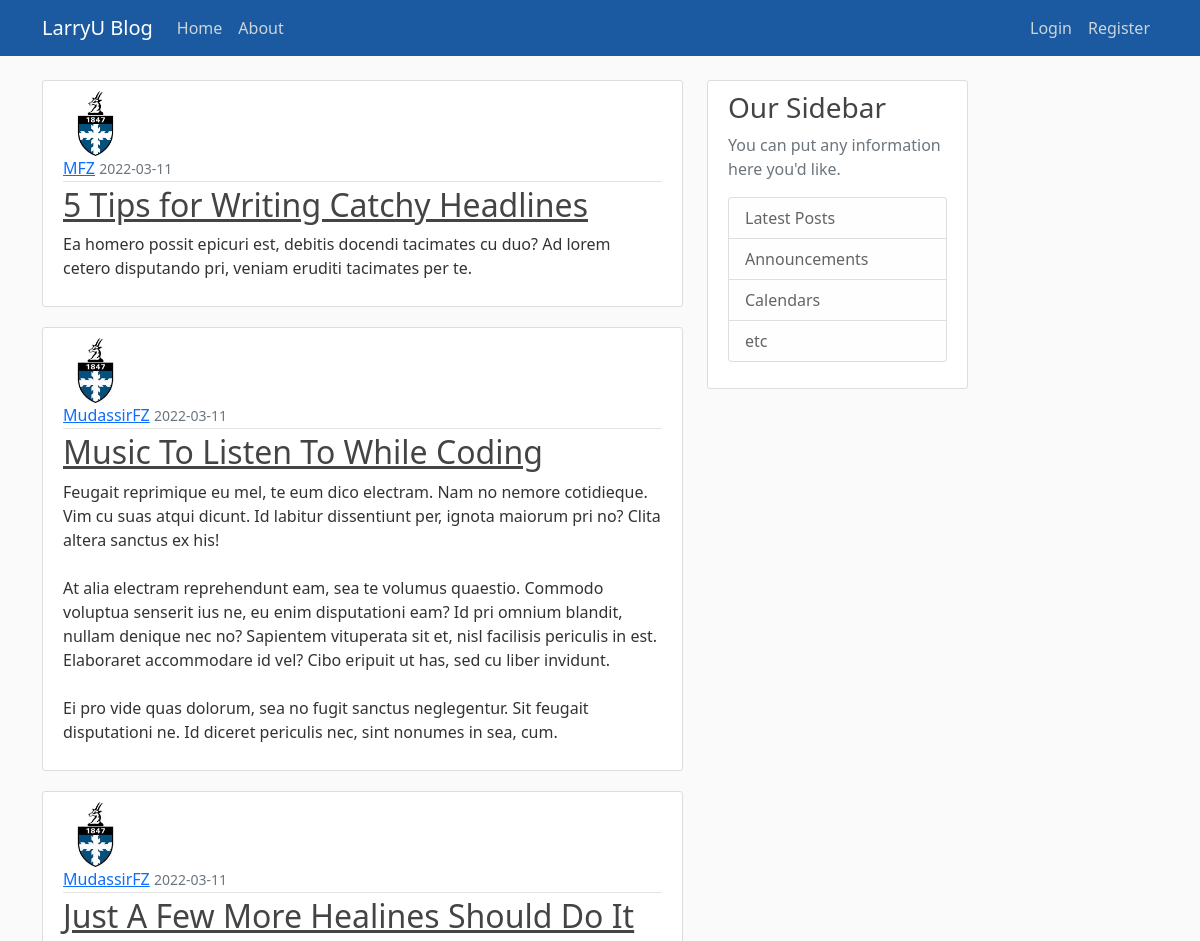
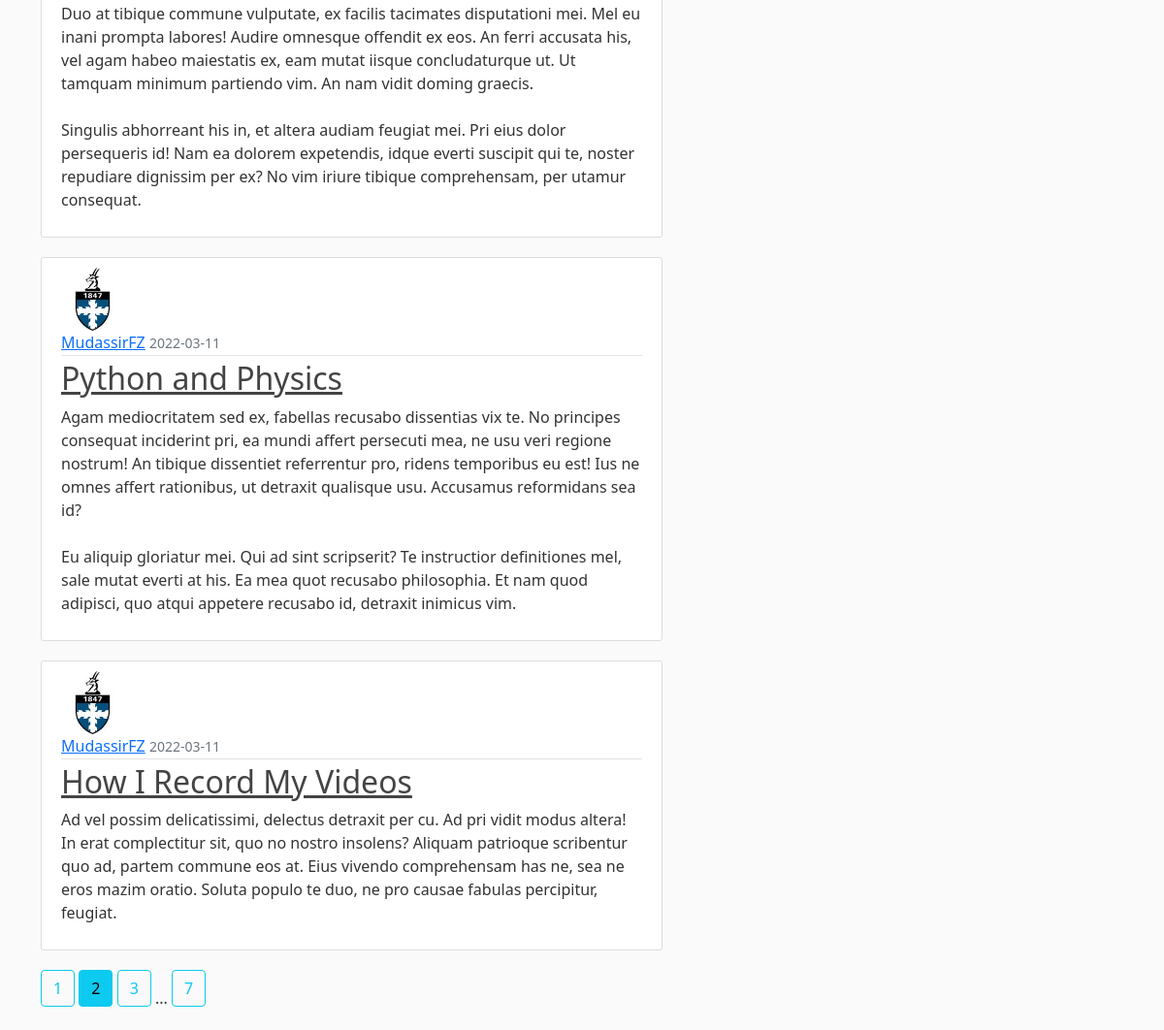
The page /home?page=2 on the database its author committed (2 pictures, top to bottom).
### flaskblog/models.py (models this page shows, shortened)
class Post(db.Model):
    id = db.Column(db.Integer, primary_key=True)
    title = db.Column(db.String(100), nullable=False)
    date_posted = db.Column(db.DateTime, nullable=False, default=datetime.utcnow)
    content = db.Column(db.Text, nullable=False)
    user_id = db.Column(db.Integer, db.ForeignKey("user.id"), nullable=False)

class User(db.Model, UserMixin):
    id = db.Column(db.Integer, primary_key=True)
    username = db.Column(db.String(20), unique=True, nullable=False)
    email = db.Column(db.String(120), unique=True, nullable=False)
    image_file = db.Column(db.String(20), nullable=False, default="default.jpg")
    password = db.Column(db.String(60), nullable=False)
    posts = db.relationship("Post", backref="author", lazy=True)

### flaskblog/main/routes.py (the view)
@main.route("/")
@main.route("/home")
def home():
    page = request.args.get('page', 1, type=int)
    posts = Post.query.order_by(Post.date_posted.desc()).paginate(page=page, per_page=5)
    return render_template("home.html", posts=posts)

### flaskblog/templates/home.html
{% extends "layout.html" %}
{% block content %}
    {% for post in posts.items %}
        <article class="media content-section">
            <img class="rounded-circle article-img" src="{{ url_for('static', filename='profile_pics/' + post.author.image_file) }}"/>
            <div class="media-body">
                <div class="article-metadata">
                    <a class="mr-2" href="{{ url_for('users.user_posts', username=post.author.username) }}">{{ post.author.username }}</a>
                    <small class="text-muted">{{ post.date_posted.strftime('%Y-%m-%d') }}</small>
                </div>
                <h2><a class="article-title" href="{{ url_for('posts.post', post_id=post.id) }}">{{ post.title }}</a></h2>
                <p class="article-content">{{ post.content }}</p>
            </div>
        </article>
    {% endfor %}
    {% for page_num in posts.iter_pages(left_edge=1, right_edge=1, left_current=1, right_current=2) %}
        {% if page_num %}
            {% if posts.page == page_num %}
                <a class="btn btn-info mb-4" href="{{ url_for('main.home', page=page_num) }}">{{ page_num }}</a>
            {% else %}
                <a class="btn btn-outline-info mb-4" href="{{ url_for('main.home', page=page_num) }}">{{ page_num }}</a>
            {% endif %}
        {% else %}
            ...
        {% endif %}
    {% endfor %}
{% endblock content %}

### flaskblog/static/main.css (style rules this page uses)
body { background: #fafafa; color: #333333; margin-top: 5rem; }
h1, h2, h3, h4, h5, h6 { color: #444444; }
.content-section { background: #ffffff; padding: 10px 20px; border: 1px solid #dddddd; border-radius: 3px; margin-bottom: 20px; }
.article-title { color: #444444; }
.article-content { white-space: pre-line; }
.article-img { height: 65px; width: 65px; margin-right: 16px; }
.article-metadata { padding-bottom: 1px; margin-bottom: 4px; border-bottom: 1px solid #e3e3e3; }

### rows shown on the page
Post: image_file (placeholder picture), author.username "MFZ", date_posted "2022-03-11", title "5 Tips for Writing Catchy Headlines", content "Ea homero possit epicuri est, debitis docendi tacimates cu duo? Ad lorem cetero disputando pri, veniam eruditi tacimates per te."
Post: image_file (picture), author.username "MudassirFZ", date_posted "2022-03-11", title "Music To Listen To While Coding", content "Feugait reprimique eu mel, te eum dico electram. Nam no nemore cotidieque. Vim cu suas atqui dicunt. Id labitur dissentiunt per, ignota maiorum pri no? Clita altera sanctus ex his! At alia electram reprehendunt eam, sea te volumus quaestio. Commodo voluptua senserit ius ne, eu enim disputationi eam? Id pri omnium blandit, nullam denique nec no? Sapientem vituperata sit et, nisl facilisis periculis in est. Elaboraret accommodare id vel? Cibo eripuit ut has, sed cu liber invidunt. Ei pro vide quas dolorum, sea no fugit sanctus neglegentur. Sit feugait disputationi ne. Id diceret periculis nec, sint nonumes in sea, cum."
Post: image_file (picture), author.username "MudassirFZ", date_posted "2022-03-11", title "Just A Few More Healines Should Do It", content "Duo at tibique commune vulputate, ex facilis tacimates disputationi mei. Mel eu inani prompta labores! Audire omnesque offendit ex eos. An ferri accusata his, vel agam habeo maiestatis ex, eam mutat iisque concludaturque ut. Ut tamquam minimum partiendo vim. An nam vidit doming graecis. Singulis abhorreant his in, et altera audiam feugiat mei. Pri eius dolor persequeris id! Nam ea dolorem expetendis, idque everti suscipit qui te, noster repudiare dignissim per ex? No vim iriure tibique comprehensam, per utamur consequat."
Post: image_file (picture), author.username "MudassirFZ", date_posted "2022-03-11", title "Python and Physics", content "Agam mediocritatem sed ex, fabellas recusabo dissentias vix te. No principes consequat inciderint pri, ea mundi affert persecuti mea, ne usu veri regione nostrum! An tibique dissentiet referrentur pro, ridens temporibus eu est! Ius ne omnes affert rationibus, ut detraxit qualisque usu. Accusamus reformidans sea id? Eu aliquip gloriatur mei. Qui ad sint scripserit? Te instructior definitiones mel, sale mutat everti at his. Ea mea quot recusabo philosophia. Et nam quod adipisci, quo atqui appetere recusabo id, detraxit inimicus vim."
Post: image_file (picture), author.username "MudassirFZ", date_posted "2022-03-11", title "How I Record My Videos", content "Ad vel possim delicatissimi, delectus detraxit per cu. Ad pri vidit modus altera! In erat complectitur sit, quo no nostro insolens? Aliquam patrioque scribentur quo ad, partem commune eos at. Eius vivendo comprehensam has ne, sea ne eros mazim oratio. Soluta populo te duo, ne pro causae fabulas percipitur, feugiat."

### other values the page prints
{{ page_num }} "1" "3" "7"
{{ page_num }} "2"
